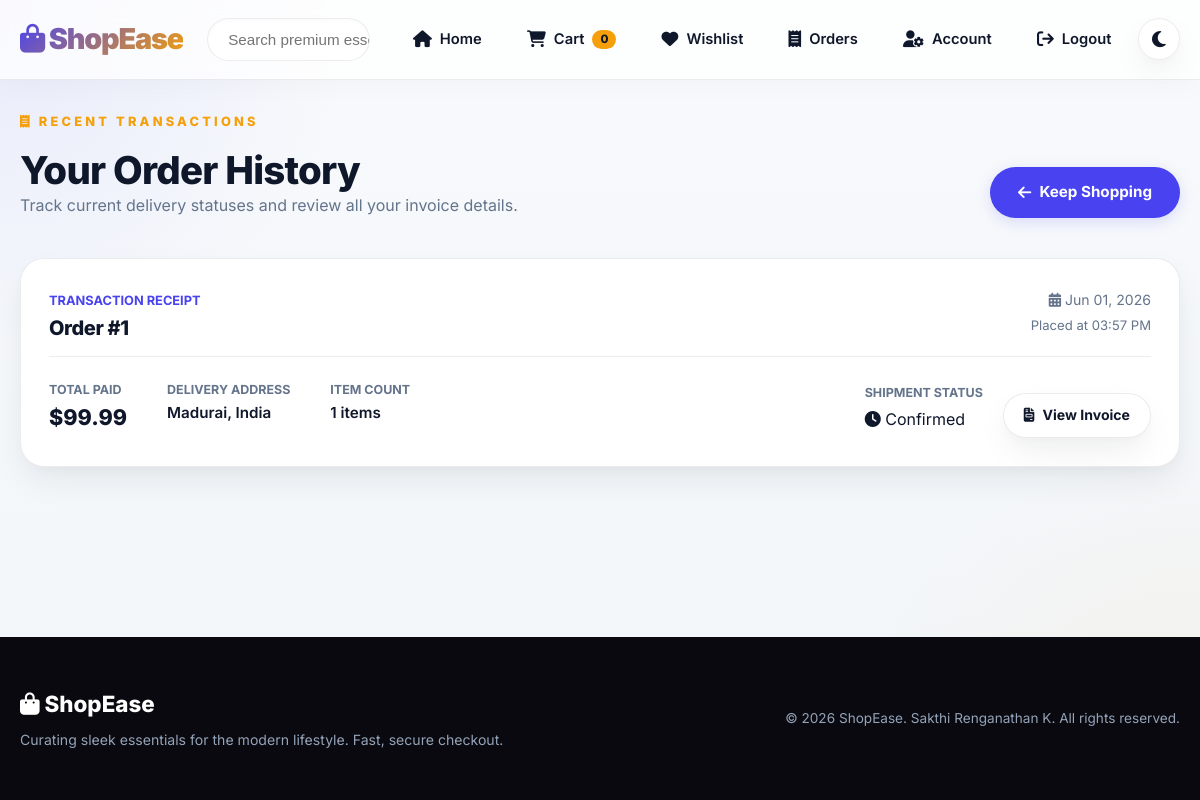
Page /order-history/ (signed in) on the committed database.
### store/models.py (models this page shows, shortened)
class Order(models.Model):
    ORDER_STATUS_CHOICES = [
        ('pending', 'Pending'),
        ('confirmed', 'Confirmed'),
        ('shipped', 'Shipped'),
        ('delivered', 'Delivered'),
        ('cancelled', 'Cancelled'),
    ]
    id = models.AutoField(primary_key=True)
    user = models.ForeignKey(User, on_delete=models.CASCADE, related_name='orders')
    total_amount = models.DecimalField(max_digits=10, decimal_places=2, validators=[MinValueValidator(0)])
    order_date = models.DateTimeField(auto_now_add=True)
    status = models.CharField(max_length=20, choices=ORDER_STATUS_CHOICES, default='pending')
    shipping_address = models.CharField(max_length=500)
    shipping_city = models.CharField(max_length=100)
    shipping_zipcode = models.CharField(max_length=20)
    shipping_country = models.CharField(max_length=100)
    updated_at = models.DateTimeField(auto_now=True)
    class Meta:
        ordering = ['-order_date']

### store/views.py (the view)
# urls.py: path('order-history/', views.order_history, name='order_history'),
@login_required(login_url='login')
def order_history(request):
    orders = Order.objects.filter(user=request.user)
    context = {
        'orders': orders,
    }
    return render(request, 'store/order_history.html', context)

### store/context_processors.py (called while the page is built)
def cart_context(request):
    cart = request.session.get('cart', {})
    cart_count = sum(cart.values()) if isinstance(cart, dict) else 0
    return {
        'cart_count': cart_count,
    }

### store/templates/store/order_history.html (shortened to what this page needs)
{% extends 'store/base.html' %}
{% block content %}
<section class="orders-page" style="margin-top: 1rem;">
    <div style="margin-bottom: 2.5rem; display: flex; justify-content: space-between; align-items: flex-end; flex-wrap: wrap; gap: 1.5rem;">
        <div>
            <p class="eyebrow"><i class="fa-solid fa-receipt"></i> Recent Transactions</p>
            <h1 style="font-size: 2.4rem;">Your Order History</h1>
            <p style="color: var(--text-muted);">Track current delivery statuses and review all your invoice details.</p>
        </div>
        <a class="btn" href="{% url 'home' %}"><i class="fa-solid fa-arrow-left"></i> Keep Shopping</a>
    </div>
    {% if orders %}
        <div class="order-list" style="display: flex; flex-direction: column; gap: 1.5rem;">
            {% for order in orders %}
                <article class="order-card" style="background: var(--surface-solid); border: 1px solid var(--border); border-radius: var(--radius-lg); padding: 1.75rem; box-shadow: var(--shadow); display: flex; flex-direction: column; gap: 1.25rem;">
                    <div class="order-header" style="display: flex; justify-content: space-between; align-items: center; flex-wrap: wrap; gap: 1rem; border-bottom: 1px solid var(--border); padding-bottom: 1rem;">
                        <div>
                            <span style="font-size: 0.8rem; text-transform: uppercase; font-weight: 700; color: var(--primary);">Transaction Receipt</span>
                            <h3 style="font-size: 1.25rem; margin-top: 0.25rem;">Order #{{ order.id }}</h3>
                        </div>
                        <div style="text-align: right;">
                            <span style="font-size: 0.88rem; color: var(--text-muted); display: block;"><i class="fa-solid fa-calendar-days"></i> {{ order.order_date|date:'M d, Y' }}</span>
                            <span style="font-size: 0.82rem; color: var(--text-muted);">Placed at {{ order.order_date|date:'h:i A' }}</span>
                        </div>
                    </div>
                    <div style="display: flex; justify-content: space-between; align-items: center; flex-wrap: wrap; gap: 1.5rem;">
                        <div style="display: flex; gap: 2.5rem; flex-wrap: wrap;">
                            <div>
                                <span style="font-size: 0.78rem; text-transform: uppercase; font-weight: 700; color: var(--text-muted); display: block;">Total Paid</span>
                                <strong class="price" style="font-size: 1.35rem; color: var(--text);">${{ order.total_amount }}</strong>
                            </div>
                            <div>
                                <span style="font-size: 0.78rem; text-transform: uppercase; font-weight: 700; color: var(--text-muted); display: block;">Delivery Address</span>
                                <span style="font-size: 0.95rem; font-weight: 600; color: var(--text);">{{ order.shipping_city }}, {{ order.shipping_country }}</span>
                            </div>
                            <div>
                                <span style="font-size: 0.78rem; text-transform: uppercase; font-weight: 700; color: var(--text-muted); display: block;">Item Count</span>
                                <span style="font-size: 0.95rem; font-weight: 600; color: var(--text);">{{ order.items.count }} items</span>
                            </div>
                        </div>
                        <div style="display: flex; align-items: center; gap: 1.25rem; flex-wrap: wrap;">
                            <div>
                                <span style="font-size: 0.78rem; text-transform: uppercase; font-weight: 700; color: var(--text-muted); display: block; margin-bottom: 0.25rem;">Shipment Status</span>
                                <span class="status-pill {% if order.status == 'confirmed' or order.status == 'delivered' or order.status == 'shipped' %}status-completed{% elif order.status == 'cancelled' %}status-cancelled{% else %}status-pending{% endif %}">
                                    <i class="fa-solid {% if order.status == 'delivered' %}fa-box-open{% elif order.status == 'shipped' %}fa-truck-ramp-box{% elif order.status == 'cancelled' %}fa-circle-xmark{% else %}fa-clock{% endif %}"></i>
                                    {{ order.get_status_display }}
                                </span>
                            </div>
                            <a class="btn btn-secondary" href="{% url 'order_detail' order.id %}" style="padding: 0.65rem 1.25rem; font-size: 0.88rem; align-self: flex-end; height: fit-content; margin-top: 1rem;">
                                <i class="fa-solid fa-file-invoice"></i> View Invoice
                            </a>
                        </div>
                    </div>
                </article>
            {% endfor %}
        </div>
    {% endif %}
</section>
{% endblock %}

### store/static/css/style.css (style rules this page uses)
:root { --primary: hsl(242, 85%, 60%); --primary-hover: hsl(242, 85%, 55%); --primary-rgb: 99, 102, 241; --accent: hsl(38, 92%, 50%); --accent-hover: hsl(38, 92%, 45%); --bg-main: #f8fafc; --bg-gradient: radial-gradient(circle at top left, rgba(99, 102, 241, 0.1), transparent 25%), radial-gradient(circle at bottom right, rgba(245, 158, 11, 0.08), transparent 25%), linear-gradient(180deg, #f8fafc 0%, #f1f5f9 100%); --surface: rgba(255, 255, 255, 0.75); --surface-solid: #ffffff; --border: rgba(15, 23, 42, 0.08); --text: #0f172a; --text-muted: #64748b; --success: #10b981; --success-bg: rgba(16, 185, 129, 0.1); --warning: #f59e0b; --warning-bg: rgba(245, 158, 11, 0.1); --error: #ef4444; --error-bg: rgba(239, 68, 68, 0.1); --shadow: 0 15px 35px -5px rgba(15, 23, 42, 0.08), 0 5px 15px -5px rgba(15, 23, 42, 0.04); --shadow-hover: 0 25px 50px -12px rgba(15, 23, 42, 0.16); --glass-blur: blur(16px); --radius-sm: 0.5rem; --radius-md: 1rem; --radius-lg: 1.5rem; --radius-xl: 2rem; --transition: all 0.35s cubic-bezier(0.4, 0, 0.2, 1); --nav-height: 80px; }
* { box-sizing: border-box; margin: 0; padding: 0; }
html { scroll-behavior: smooth; }
body { font-family: 'Inter', system-ui, -apple-system, sans-serif; line-height: 1.6; background: var(--bg-gradient); background-color: var(--bg-main); color: var(--text); min-height: 100vh; display: flex; flex-direction: column; overflow-x: hidden; transition: background-color 0.4s ease, color 0.4s ease; }
h1, h2, h3, h4, h5, h6 { font-weight: 800; line-height: 1.15; letter-spacing: -0.02em; color: var(--text); }
a { color: var(--primary); text-decoration: none; transition: var(--transition); }
.eyebrow { font-size: 0.8rem; font-weight: 800; letter-spacing: 0.25em; text-transform: uppercase; color: var(--accent); margin-bottom: 1rem; }
.btn { display: inline-flex; align-items: center; justify-content: center; gap: 0.5rem; padding: 0.85rem 1.75rem; font-size: 0.95rem; font-weight: 700; border-radius: 999px; border: none; cursor: pointer; transition: var(--transition); box-shadow: 0 4px 15px rgba(var(--primary-rgb), 0.2); background: var(--primary); color: #ffffff; }
.btn-secondary { background: var(--surface-solid); color: var(--text); border: 1.5px solid var(--border); box-shadow: var(--shadow); }
.price { font-size: 1.25rem; font-weight: 800; color: var(--text); }

### rows in the picture
Order: id "1", order_date "Jun 01, 2026", order_date "03:57 PM", total_amount "99.99", shipping_city "Madurai", shipping_country "India", items.count "1", status "Confirmed"

### other values in the picture
{{ cart_count }} "0"
